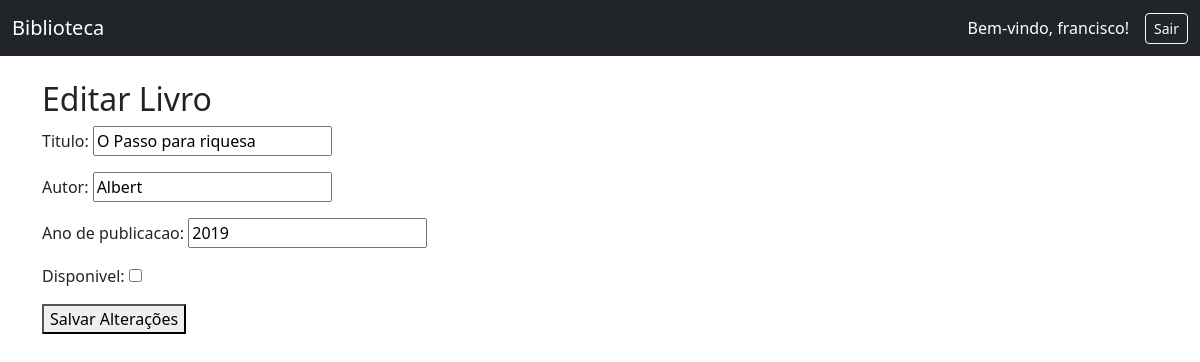
/edita/7/ (signed in), run on the app's committed database.
### livros/models.py (models this page shows, shortened)
class Livros(models.Model):
    titulo=models.CharField(max_length=100)
    autor =models.CharField(max_length=100)
    ano_de_publicacao=models.IntegerField()
    disponivel = models.BooleanField(default=True)

### livros/views.py (the view)
# urls.py: path('edita/<int:pk>/', views.editar_livros, name='editar'),
@login_required
def editar_livros(request, pk):
    livro=get_object_or_404(Livros, pk=pk)
    if request.method =='POST':
        form =LivrosForm(request.POST, instance=livro)
        if form.is_valid():
            form.save()
            return redirect('listar_livros')
    else:
        form =LivrosForm(instance=livro)
    return render(request, 'pages/editar.html', {'form': form})

### livros/forms.py
class LivrosForm(forms.ModelForm):
        class Meta:
                model = Livros
                fields = '__all__'

### livros/templates/pages/editar.html (shortened to what this page needs)
{% extends 'pages/base.html' %}
{% block content%}
<h2>Editar Livro</h2>
<form method="post">
    {{ form.as_p }}
    <button type="submit">Salvar Alterações</button>
</form>
{%endblock%}

### livros/templates/pages/base.html (shortened to what this page needs)
<!DOCTYPE html>
<html lang="pt-br">
<head>
    <link href="https://cdn.jsdelivr.net/npm/bootstrap@5.3.0/dist/css/bootstrap.min.css" rel="stylesheet">
</head>
<body>
    <nav class="navbar navbar-expand-lg navbar-dark bg-dark">
        <div class="container-fluid d-flex justify-content-between align-items-center">
            <a class="navbar-brand" href="{% url 'home' %}">Biblioteca</a>
            {% if user.is_authenticated %}
            <div class="d-flex align-items-center gap-3">
                <span class="text-white">Bem-vindo, {{ user.username }}!</span>
                <a href="{% url 'logout' %}" class="btn btn-outline-light btn-sm">Sair</a>
            </div>
            {% endif %}
        </div>
    </nav>
    <div class="container mt-4">
        {% block content %}
        {% endblock %}
    </div>
</body>
</html>

### data on the page
Livros: titulo "O Passo para riquesa", autor "Albert", ano_de_publicacao "2019"

### other printed values
{{ user.username }} "francisco"
